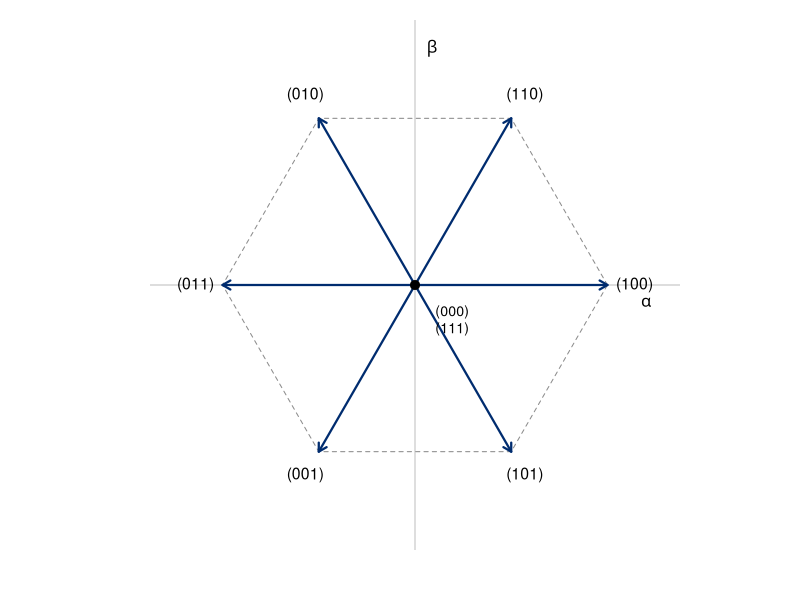

This chart was generated by the following R code:
## ---- chunk 1
knitr::opts_chunk$set(echo = FALSE, fig.align = "center")

R_load <- 4.7      # ohm   (Bancada/carga_rl_trifasica.qmd)
L_load <- 6.8e-3   # H
f_rede <- 60       # Hz
Vdc    <- 48       # V
fsw    <- 20e3     # Hz
Ts     <- 1 / fsw  # s
## ---- chunk 2
estados <- expand.grid(Sc = 0:1, Sb = 0:1, Sa = 0:1)[, c("Sa", "Sb", "Sc")]
estados <- estados[order(estados$Sa * 4 + estados$Sb * 2 + estados$Sc), ]
Sm <- as.matrix(estados)
vfase <- (Sm %*% matrix(c(2, -1, -1, -1, 2, -1, -1, -1, 2), 3, 3)) / 3  # x Vdc
fr <- function(x) {
  n <- as.integer(round(x * 3))
  ifelse(n == 0L, "0", sprintf("%+d/3", n))
}
tab <- data.frame(
  Estado = 0:7,
  `(Sa Sb Sc)` = apply(Sm, 1, paste, collapse = " "),
  `van/Vdc` = fr(vfase[, 1]),
  `vbn/Vdc` = fr(vfase[, 2]),
  `vcn/Vdc` = fr(vfase[, 3]),
  check.names = FALSE
)
knitr::kable(tab, align = "ccccc")
## ---- chunk 3
a  <- exp(1i * 2 * pi / 3)
vv <- (2 / 3) * (Sm[, 1] + a * Sm[, 2] + a^2 * Sm[, 3])  # x Vdc
par(mar = c(2.5, 2.5, 1, 1), pty = "s")
plot(NA, xlim = c(-0.85, 0.85), ylim = c(-0.85, 0.85), xlab = "", ylab = "",
     asp = 1, axes = FALSE)
abline(h = 0, v = 0, col = "grey75")
ativos <- vv[c(5, 7, 3, 4, 2, 6)]   # ordem angular: 0°, 60°, ..., 300°
polygon(Re(ativos), Im(ativos), border = "grey55", lty = 2)
for (i in 1:8) {
  if (Mod(vv[i]) > 1e-9) {
    arrows(0, 0, Re(vv[i]), Im(vv[i]), length = 0.09, lwd = 2.2, col = "#002C6F")
    text(1.14 * Re(vv[i]), 1.14 * Im(vv[i]),
         sprintf("(%s)", paste(Sm[i, ], collapse = "")), cex = 0.95)
  }
}
points(0, 0, pch = 19, cex = 1.2)
text(0.07, -0.07, "(000)\n(111)", adj = c(0, 1), cex = 0.85)
text(0.80, -0.06, expression(alpha))
text(0.06, 0.82, expression(beta))
## ---- chunk 4
tau   <- L_load / R_load
w     <- 2 * pi * f_rede
XL    <- w * L_load
par_tab <- data.frame(
  Grandeza = c("Constante de tempo  τ = L/R", "Polo  f = 1/(2πτ)",
               "Reatância  X_L = ωL", "Fator de potência  cos φ",
               "Período de chaveamento  T_s"),
  Valor = c(sprintf("%.2f ms", tau * 1e3), sprintf("%.0f Hz", 1 / (2 * pi * tau)),
            sprintf("%.2f Ω", XL), sprintf("%.2f", R_load / sqrt(R_load^2 + XL^2)),
            sprintf("%.0f µs", Ts * 1e6))
)
knitr::kable(par_tab, align = "lr")
## ---- chunk 5
a_d <- exp(-R_load * Ts / L_load)
b_d <- (1 - a_d) / R_load
cat(sprintf("Com R = %.1f Ω, L = %.1f mH, Ts = %.0f µs:  a = %.5f,  b = %.5f  A/V\n",
            R_load, L_load * 1e3, Ts * 1e6, a_d, b_d))
